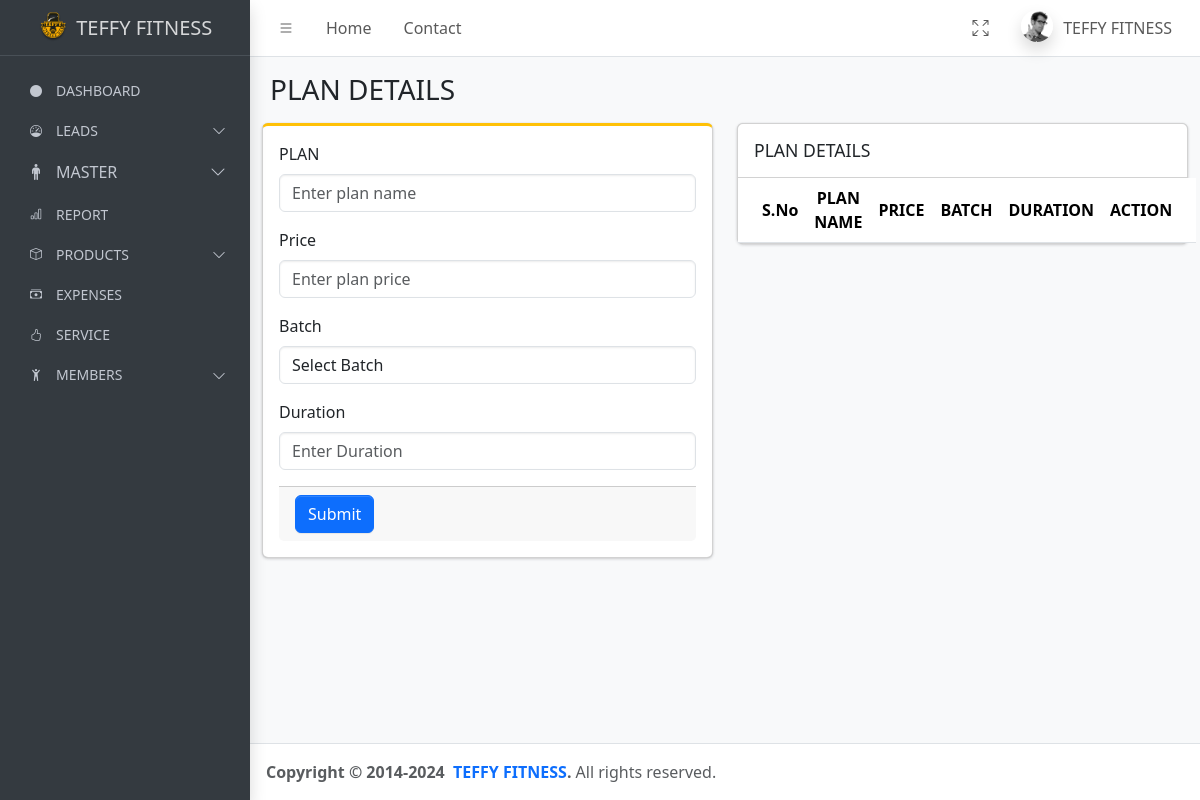
The app's page /plan/, older data.
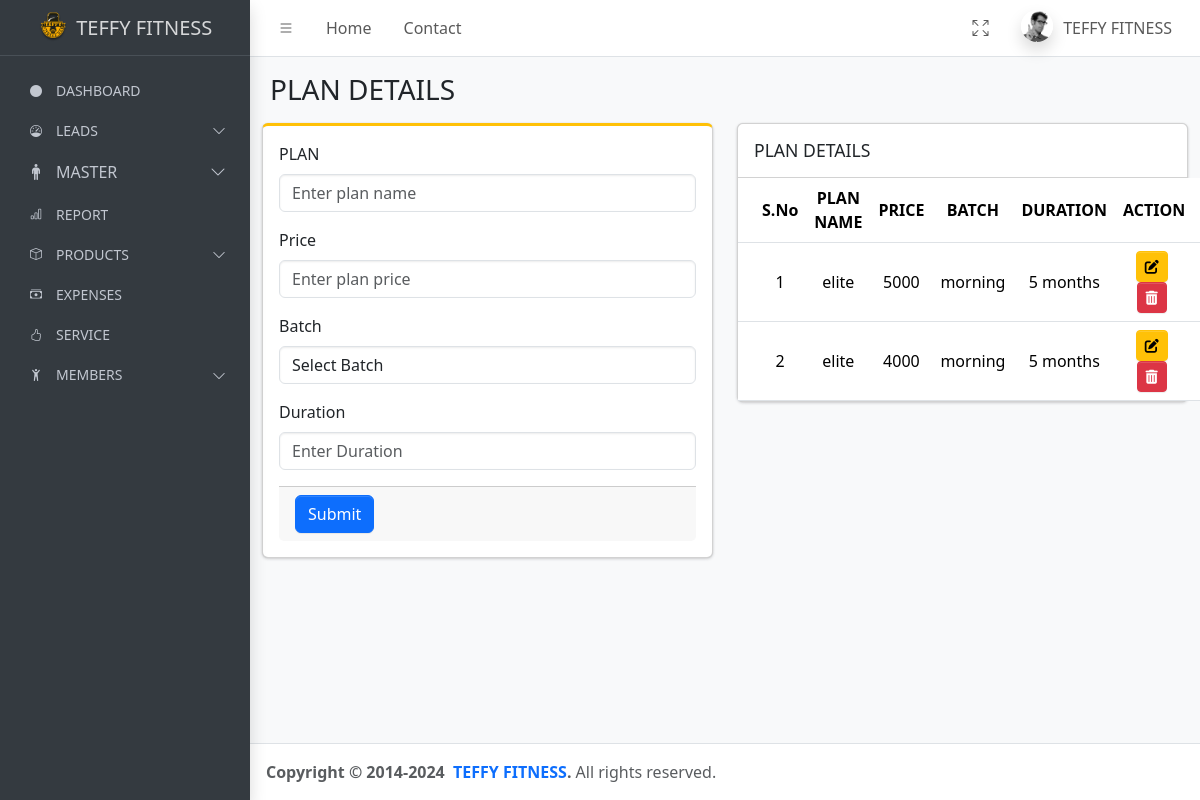
The same page, newer data.
### teffyapp/models.py (models this page shows, shortened)
class Plan(models.Model):
    plan_name = models.CharField(max_length=100,null=True, blank=True)
    price = models.PositiveIntegerField(null=True, blank=True)
    batch = models.CharField(max_length=50,null=True, blank=True )
    duration = models.CharField(max_length=50, null=True, blank=True)

### teffyapp/views.py (the view, shortened to what this page needs)
# urls.py: path("plan/", plan, name="plan"),
def plan(request):
    all_plans = Plan.objects.all()
    return render(request, "plan-page.html", {'all_plans': all_plans})

### templates/plan-page.html (shortened to what the changed rows need)
{% extends "base.html" %}
{% load static %}
{% block content %}
<main class="app-main">
    <div class="container-fluid">
        <div class="row">
            <div class="col-md-6">
                <div class="card mb-4">
                    <div class="card-body p-0">
                        <table class="table" id="planTable">
                            <thead>
                                <tr>
                                    <th style="width:5px">S.No</th>
                                    <th>PLAN NAME</th>
                                    <th>PRICE</th>
                                    <th>BATCH</th>
                                    <th>DURATION</th>
                                    <th>ACTION</th>
                                </tr>
                            </thead>
                            <tbody id="planTableBody">
                                {% for plans in all_plans %}
                                <tr>
                                    <td>{{ forloop.counter }}</td>
                                    <td>{{ plans.plan_name }}</td>
                                    <td>{{ plans.price }}</td>
                                    <td>{{ plans.batch }}</td>
                                    <td>{{ plans.duration }}</td>
                                    <td>
                                        <a href="{% url 'edit_plan' plans.id %} " class="btn btn-warning btn-sm" title="Edit">
                                            <i class="fas fa-edit"></i>
                                        </a>
                                        <a href="#" class="btn btn-danger btn-sm" title="Delete" onclick="return confirm('Are you sure you want to delete this plan?')">
                                            <i class="fas fa-trash-alt"></i>
                                        </a>
                                    </td>
                                </tr>
                                {% endfor %}
                            </tbody>
                        </table>
                    </div>
                </div>
            </div>
        </div>
    </div>
</main>
{% endblock content %}

Row changes from the older to the newer data that the page shows:
added Plan: plan_name "elite", price "5000", batch "morning", duration "5 months"
added Plan: plan_name "elite", price "4000", batch "morning", duration "5 months"
